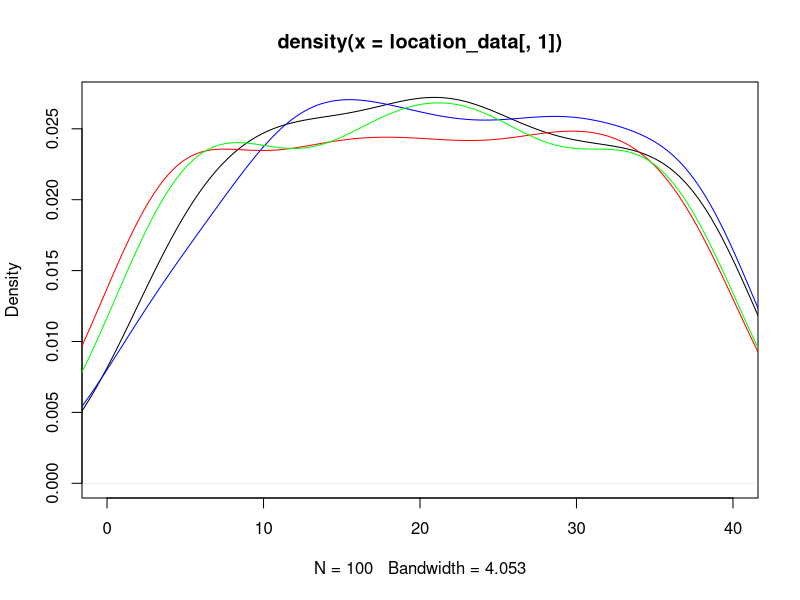
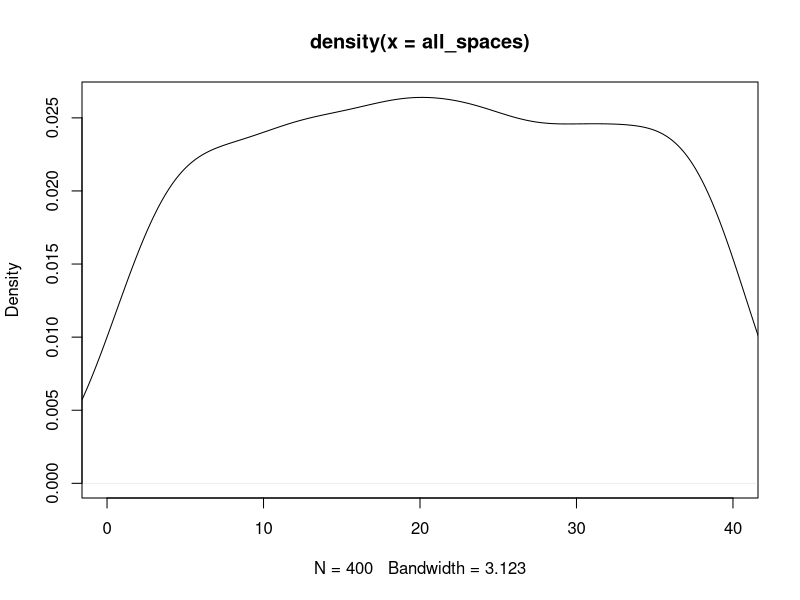
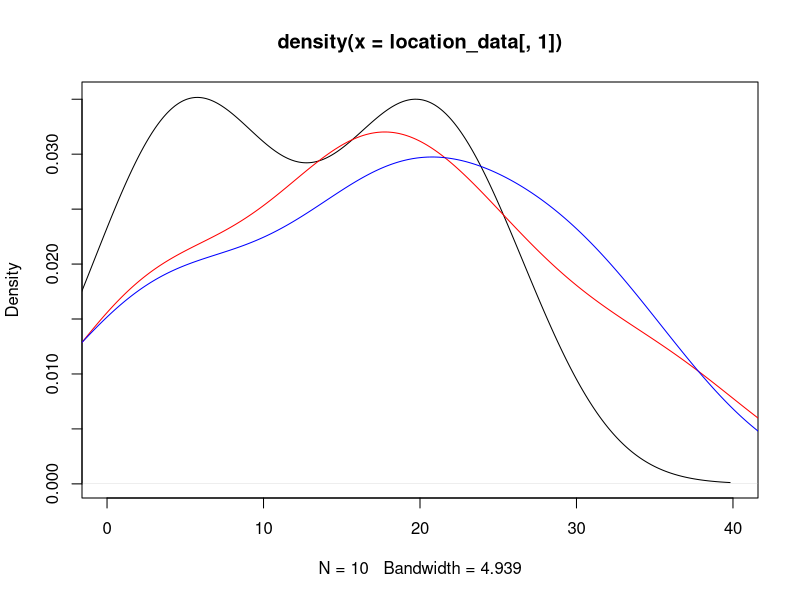
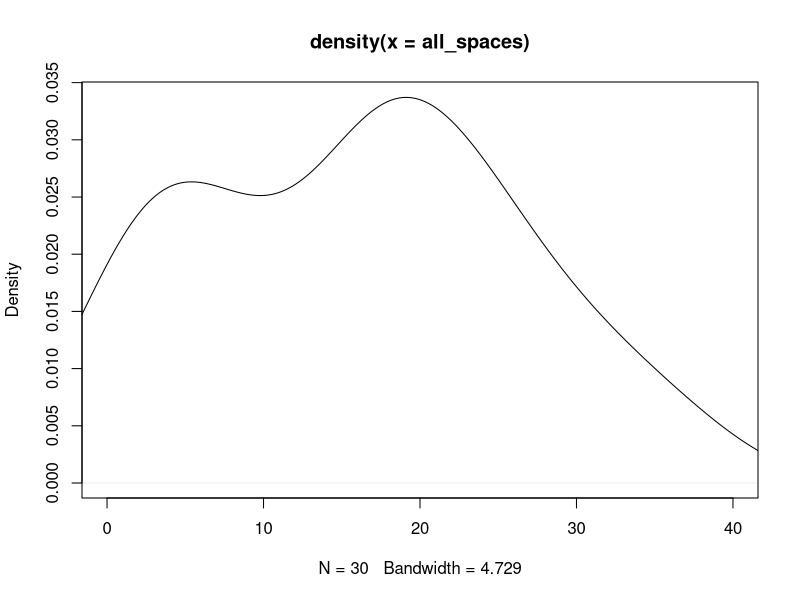

Source code (R) for these figures, in order: (Note: this script raises an error after producing the figures.)
## ---- chunk 1
knitr::opts_chunk$set(echo = TRUE)
## ---- chunk 2
#libraries
library(dplyr)
library(ggplot2)
## ---- chunk 3
#Kayleigh
##LET'S GET MOVING

monopolyBoard <- read.csv("MonopolyBoard.csv", header = T)
monopolyBoard

# Using dice rolls to determine where a player will land on the board
#input: "location"; a number 1-40; where the player is on the board
#output: the amount of spaces the player will move until they are on their new location

#note that this is only accounting for standard dice rolls, no special rules yet...

lets_move = function(location) {
  dice_roll_1 <- sample(1:6, 1, replace = TRUE)
  dice_roll_2 <- sample(1:6, 1, replace = TRUE)
  
  roll_total <- sum(dice_roll_1, dice_roll_2)
  roll_double <- dice_roll_1 == dice_roll_2
  
    location = location + roll_total
    
  if (location <= 40) {
    location = location
  } else {
    location = location - 40
  }
  
  space = monopolyBoard$name[monopolyBoard$spaces == location]
  
  print("You're moving forward...")
  print(roll_total)
  
  print("You're on space...")
  print(location)
  
  #print(space) #This prints out the name of the space that they land on. 
}

#testers
lets_move(1)
lets_move(25)
lets_move(38)
lets_move(40)



#A function to move players around the board and to play Monopoly!
#input: "turns"; the amount of turns we should take
#output: a player's new location on the board

lets_play = function(turns) {
  location = 1
  print("Starting Location: GO!")
  for (i in 1:turns) {
    location = lets_move(location)
  }
  print("You've landed on...")
  return(location)
}



lets_play(10) #tester #in this example if you look at a reference monopoly board and "walk" your way around the board with each move being the number in each output, you'll land on the space on the board corresponding to the final output (when counting "GO" as 1 and/or 40) 

#testers 
#"lets_move" and "lets_play" have both been edited to print out phrases for each roll and move to make it easier to determine how the player is moving. 
#"You're moving forward..." gives the player's roll
#"You're on space..." is the players position after 1 turn/"lets_move"
  # Later try to switch this print statement to the name of the spot that the player is on 
#"You've landed on..." gives the final location after running "lets_play" for "x" turns.
  # Later try to switch this print statement to the name of the spot that the player is on 

lets_play(3)
lets_play(10)

## ---- chunk 4
##DOUBLE DOWN

##WORK IN PROGRESS

#A function using dice rolls to determine how many spaces a player will move with the additional rules for "doubles" in Monopoly
#input: "location"; a number 1-40 where the player is on the board
#outut: the number of spaces the player will move on the board, with the special case of rolling three "doubles" and landing in jail
double_down = function(location) {
  dice_roll_1 <- sample(1:6, 1, replace = TRUE)
  dice_roll_2 <- sample(1:6, 1, replace = TRUE)
  
  roll_total <- sum(dice_roll_1, dice_roll_2)
  roll_double <- dice_roll_1 == dice_roll_2
  
  print("roll was")
  print(roll_total)
    
  if (roll_double) {
    
    dice_roll_3 <- sample(1:6, 1, replace = TRUE)
    dice_roll_4 <- sample(1:6, 1, replace = TRUE)
    
    roll_total_2 <- sum(dice_roll_3, dice_roll_4)
    roll_double_2 <- dice_roll_3 == dice_roll_4
    
    print("roll double was")
    print(roll_total_2)

    
    if (roll_double_2) {
      dice_roll_5 <- sample(1:6, 1, replace = TRUE)
      dice_roll_6 <- sample(1:6, 1, replace = TRUE)
      
      roll_total_3 <- sum(dice_roll_5, dice_roll_6)
      roll_double_3 <- dice_roll_5 == dice_roll_6
      
      print("roll double was")
      print(roll_total_3)
      
      if (roll_double_3) {
        location = 11 #Jail
        print("doubles, doubles, doubles")
        print("You're going to JAIL!")
        
      } else {
        location = location + roll_total + roll_total_2 + roll_total_3
        print("doubles, doubles, not doubles")
        print("You're moving forward...")
        print(roll_total + roll_total_2 + roll_total_3)
      }
    } else {
      location = location + roll_total + roll_total_2
      print("doubles, not doubles")
      print("You're moving forward...")
      print(roll_total+roll_total_2)
    }
  } else {
    location = location + roll_total
    print("no doubles")
    print("You're moving forward...")
    print(roll_total)
  }

    
  if (location <= 40) {
    location = location
  } else {
    location = location - 40
  }

  
  print("You're on space...")
  print(location)
}

double_down(1)
#text out in the function is kinda funky right but it's just to make sure its working right
#In final version switch all dice rolls to sample(1:6,...)

## ---- chunk 5
##CHANCE AND COMMUNITY CHEST CARDS
Card_Numbers <- c(1, 2, 3, 4, 5, 6, 7, 8, 9, 10, 11, 12, 13, 14, 15, 16)

Chance_Cards <- c("Advance to Boardwalk", "Advance to Go (Collect $200)", "Advance to Illinois Avenue. If you pass Go, collect $200", "Advance to St. Charles Place. If you pass Go, collect $200", "Advance to the nearest Railroad. If unowned, you may buy it from the Bank. If owned, pay owner twice the rental to which they are otherwise entitled", "Advance to the nearest Railroad. If unowned, you may buy it from the Bank. If owned, pay owner twice the rental to which they are otherwise entitled", "Advance token to nearest Utility. If unowned, you may buy it from the Bank. If owned, throw dice and pay owner a total ten times amount thrown", "Bank pays you dividend of $50", "Get Out of Jail Free", "Go Back 3 Spaces", "Go to Jail. Go directly to Jail, do not pass Go, do not collect $200", "Make general repairs on all your property. For each house pay $25. For each hotel pay $100", "Speeding fine $15", "Take a trip to Reading Railroad. If you pass Go, collect $200", "You have been elected Chairman of the Board. Pay each player $50", "Your building loan matures. Collect $150")

Chance <- data.frame(Chance_Cards, Card_Numbers)
Chance
##Chance cards to move a player to a new space:
  #1 -> Advance to Boardwalk (space 40)
  #2 -> Advance to Go (space 1)
  #3 -> Advance to Illinois Avenue (space 25)
  #4 -> Advance to St. Charles Place (space 12)
  #5 -> Advance to nearest Railroad (space(s) 6, 16, 26, 36)
  #6 -> Advance to nearest Railraod (space(s) 6, 16, 26, 36)
  #7 -> Advance to nearest Utility (space(s) 13, 29)
  #11 -> Go to Jail (space 11)
  #14 -> Take a trip to Reading Railroad (space 6)

Community_Chest_Cards <- c("Advance to Go (Collect $200)", "Bank error in your favor. Collect $200", "Doctor’s fee. Pay $50", "From sale of stock you get $50", "Get Out of Jail Free", "Go to Jail. Go directly to jail, do not pass Go, do not collect $200", "Holiday fund matures. Receive $100", "Income tax refund. Collect $20", "It is your birthday. Collect $10 from every player", "Life insurance matures. Collect $100", "Pay hospital fees of $100", "Pay school fees of $50", "Receive $25 consultancy fee", "You are assessed for street repair. $40 per house. $115 per hotel", "You have won second prize in a beauty contest. Collect $10", "You inherit $100")

Community_Chest <- data.frame(Community_Chest_Cards, Card_Numbers)
Community_Chest

##Community Chest Cards that move a player to a new space:
  #1 -> Advance to GO (space 1)
  #5 -> Go to Jail (space 11)

## ---- chunk 6
# heidi

#the function "who_goes_first" simulates the initial roll before the game begins in order to determine which player goes first
# input is a number of how many players are going to be playing
# output is the value of each players roll and the player that will start the game based on who had the highest roll
who_goes_first <- function(num_players){
  initial_rolls <- c()
  for (i in 1:num_players) {
    player_i_roll <- sum(sample(1:6, 2, replace=TRUE))
    initial_rolls <- c(initial_rolls, player_i_roll) # vector of every player's roll
    print(paste("Player", i, "rolled", player_i_roll))
  }
  cat("\n")
  if(sum(initial_rolls == max(initial_rolls)) >= 2){
    while (sum(initial_rolls == max(initial_rolls)) >= 2) { # if players tied for highest number
      tied_players <- which(initial_rolls==max(initial_rolls)) # identify which players tied
      print("It's a tie! Roll again")
      cat("\n")
      tie_breaker_rolls <- c()
      for (i in tied_players) { # tied players roll again
       player_i_roll2 <- sum(sample(1:6, 2, replace=TRUE))
       tie_breaker_rolls <- c(tie_breaker_rolls, player_i_roll2)
       print(paste("Player", i, "rolled", player_i_roll2))
      }
      initial_rolls <- tie_breaker_rolls
      highest_roll <- max(tie_breaker_rolls)
      highest_player2 <- tied_players[which(tie_breaker_rolls == highest_roll)]
    }
    cat("\n")
    print(paste("Player", highest_player2, "goes first!"))
  }
  else {
    highest_player <- which.max(initial_rolls) # who rolled the highest number
    print(paste("Player", highest_player, "goes first!"))
  }
}

who_goes_first(4) # test function

## ---- chunk 7
# Olivia
# Website for data: https://stat-jet-asu.github.io/Datasets/InstructorDescriptions/monopoly.html

monopolyBoard <- read.csv("MonopolyBoard.csv", header = T)
head(monopolyBoard)

# This section is for question number 2

# Kayleigh's lets_play function from above incorporating players and density plots
# uses lets_move function from above
# input: turns, # of turns to iterate through; players, number of players (2-4)
# output: density plot with a line for each player's frequency of spaces landed on 
# & density plot for the combined frequency of spaces landed on for all players

lets_play = function(turns, players) {
  location_data <- as.data.frame(matrix(nrow = turns, ncol = players))
  
for (j in 1:players) {
  location = 1
  
  for (i in 1:turns) {
    
    location = lets_move(location)
    location_data[i,j] <- location
    }
  }
  
  # creates density plot of frequency of landing on each space for each player
  plot(density(location_data[,1]), xlim = c(0,40), col = "black")
  
  colors <- c("red", "blue", "green")
  
  for (k in 2:players) {
  lines(density(location_data[,k]), col = colors[k-1]) # adds a density line for each player after the first
  }
  
  # creates density plot for total frequency landing on each space (all players spaces included)
  all_spaces <- as.vector(as.matrix(location_data))
  plot(density(all_spaces), xlim = c(0,40), col = "black")
}
lets_play(100, 4)

## ---- chunk 8
who_goes_first2 <- function(num_players){
  initial_rolls <- c()
  for (i in 1:num_players) {
    player_i_roll <- sum(sample(1:6, 2, replace=TRUE))
    initial_rolls <- c(initial_rolls, player_i_roll) # vector of every player's roll
#    print(paste("Player", i, "rolled", player_i_roll))
  }
  cat("\n")
  if(sum(initial_rolls == max(initial_rolls)) >= 2){
    while (sum(initial_rolls == max(initial_rolls)) >= 2) { # if players tied for highest number
      tied_players <- which(initial_rolls==max(initial_rolls)) # identify which players tied
#      print("It's a tie! Roll again")
#      cat("\n")
      tie_breaker_rolls <- c()
      for (i in tied_players) { # tied players roll again
       player_i_roll2 <- sum(sample(1:6, 2, replace=TRUE))
       tie_breaker_rolls <- c(tie_breaker_rolls, player_i_roll2)
#       print(paste("Player", i, "rolled", player_i_roll2))
      }
      initial_rolls <- tie_breaker_rolls
      highest_roll <- max(tie_breaker_rolls)
      highest_player2 <- tied_players[which(tie_breaker_rolls == highest_roll)]
    }
#    cat("\n")
#    print(paste("Player", highest_player2, "goes first!"))
  }
  else {
    highest_player <- which.max(initial_rolls) # who rolled the highest number
#    print(paste("Player", highest_player, "goes first!"))
#    return(highest_player)
  
    
  # creating player order
  player_order <- length(num_players)
  player_order[1] <- as.integer(highest_player)

 for (j in 2:num_players) {
    
  player_order[j] <- as.integer(player_order[j-1] + 1)
  if (player_order[j] > num_players) {
    player_order[j] <- 1
  }
 }
  print(player_order)
  }
  
  playerlist <- (list(highest_player, player_order))
  return(playerlist)
}

#who_goes_first2(4)

## ---- chunk 9
# Question number 3 -- including jail and double rolls

lets_move2 = function(location) {
  dice_roll_1 <- sample(1:6, 1, replace = TRUE)
  dice_roll_2 <- sample(1:6, 1, replace = TRUE)
  
  roll_total <- sum(dice_roll_1, dice_roll_2)
  roll_double <- dice_roll_1 == dice_roll_2
  
    location = location + roll_total # updates location to be previous location + roll total
    double3 = "false" # double3 is assigned "true" if the player double rolls 3x (as seen in if statement below), otherwise it is assigned "false" 
    
  # first double roll -> roll again
  if (roll_double == TRUE) {
    dice_roll_3 <- sample(1:6, 1, replace = TRUE)
    dice_roll_4 <- sample(1:6, 1, replace = TRUE)
    
    roll_total2 <- sum(dice_roll_3, dice_roll_4)
    roll_double2 <- dice_roll_3 == dice_roll_4
    
    location = location + roll_total2
    double3 = "false"
    
    # if player is at a location past 40, subtract 40 so they go back to the GO space at location "41"
    # this is included in each if statement below so that it applies if player has to roll again
    if (location <= 40) {
      location = location
    } else {
      location = location - 40
    }
     
      # second double roll -> roll again
      if (roll_double2 == TRUE) {
        dice_roll_5 <- sample(1:6, 1, replace = TRUE)
        dice_roll_6 <- sample(1:6, 1, replace = TRUE)
    
        roll_total3 <- sum(dice_roll_5, dice_roll_6)
        roll_double3 <- dice_roll_5 == dice_roll_6
    
        location = location + roll_total3
        double3 = "false"
        
        if (location <= 40) {
          location = location
        } else {
          location = location - 40
        }
        
        # third double roll -> go to jail
          if (roll_double3 == TRUE) {
            location = monopolyBoard$spaces[monopolyBoard$name == "Jail"]
            double3 = "true"
          }
      }
  }  
    
  if (location <= 40) {
    location = location
  } else {
    location = location - 40
  }
  
  listdata <- (list(location, double3)) # creates list for outputs "location" and "double3"
  # if you need to access location from this function, use lets_move2(location)[[1]]
  # if you need to access double3, use lets_move2(double3)[[2]]
  return(listdata)
  
}


# lets_play2 is currently set up to have each player go thru all their turns and then move onto the next player
# probably need to fix this for question 5

## ---- chunk 10

lets_play2 = function(turns, players) {
  
  
  location_data <- as.data.frame(matrix(nrow = turns, ncol = players)) # dataframe will keep data for locations of players for each turn
  double3data <- as.data.frame(matrix(nrow = turns, ncol = players)) # dataframe will say "true" if player double rolled 3x (which lands them in jail) and "false" if they didn't double roll 3x
  
    # puts players in order
    colnames(location_data) <- who_goes_first2(players)[[2]]
  
    location = 1 # each player starts at location 1
    location_data[1,] <- location
    double3 = 0 # initializing "double3" which will be later assigned a "true" or "false" based on if player double rolled 3x
  
    for (i in 2:turns) { # iterates through number of turns
      
        for (j in 1:players) { # rotates through each player
          
        location = lets_move2(location_data[i-1,j])[[1]] # takes location from lets_move2 function and assigns it to location
        location_data[i,j] <- as.integer(location) # puts location value into the dataframe of locations for each player
        double3data[i,j] <- lets_move2(double3)[[2]] # takes "true" or "false" value from double3 and adds it to double3data dataframe
        
      # deals with landing in jail from "go to jail" space and staying there for next 3 turns
      if (31 %in% location_data[i-1,j]) { # if you landed on 31 in the last turn (i-1 turn), you go to jail (space 11) for the ith turn
        location <- 11
        location_data[i,j] <- as.integer(location) # new location is 11
      } else if (11 %in% location_data[i-1,j] & 31 %in% location_data[i-2,j]) { # if you were on space 11 last turn AND you were on space 31 2 turns ago, you stay in jail (space 11) for turn i
        location <- 11
        location_data[i,j] <- as.integer(location)  
      } else if (11 %in% location_data[i-2,j] & 31 %in% location_data[i-3,j]) {
        location <- 11
        location_data[i,j] <- as.integer(location)
      }
        
      # landing in jail from 3x double roll and staying there for next 3 turns
      if (11 %in% location_data[i,j] & "true" %in% double3data[i-1,j]) { # if player's location is 11 (jail) and double3data is"true" (player double rolled 3x), player stays in jail. all 3 if/else if statements keep player in jail for the next 3 turns
        location <- 11
        location_data[i,j] <- as.integer(location)
      } else if (11 %in% location_data[i-1,j] & "true" %in% double3data[i-2,j]) { # 
        location <- 11
        location_data[i,j] <- as.integer(location)
      } else if (11 %in% location_data[i-2,j] & "true" %in% double3data[i-3,j]) {
        location <- 11
        location_data[i,j] <- as.integer(location)
      }
        
    }
  }
  print(location_data)
  
  # creates density plot of frequency of landing on each space for each player
  plot(density(location_data[,1]), xlim = c(0,40), col = "black")
  
  colors <- c("red", "blue", "green")
  
  for (k in 2:players) {
    lines(density(location_data[,k]), col = colors[k-1]) # adds a density line for each player after the first
  }
  
  # creates density plot for total frequency landing on each space (all players spaces included)
  all_spaces <- as.vector(as.matrix(location_data))
  plot(density(all_spaces), xlim = c(0,40), col = "black")
  
}
 
lets_play2(10, 3)

location_data

# how should we go about recording spaces landed on when double rolls occur?

## ---- chunk 11

# Figure out how to have players pay and recieve money from landing on chance and community chest spaces


## ---- chunk 12
#4 - Kayleigh and Maddie 
#Chance - spaces 8, 23, 37
#Community Chest - spaces 3, 18, 34
Chance

Drawing_Chance = function(location) {
  location = location
  draw_card <- sample(1:16, 1, replace = TRUE)
  player_card <- Chance$Chance_Cards[draw_card]
  print(player_card)

  
      if(draw_card == 1) {
        location = 1
      }
      
      if(draw_card == 2) {
        location = 1
      }
      
      if(draw_card == 3) {
        location = 25
      }
  
      if(draw_card == 4){
        location = 12
      }
    
      if(draw_card == 5){
        if(location >= 37 && location <= 5){
              location = 6
            } else {
              if (location >= 6 && location <= 15){
                location = 16
              } else {
                if(location >= 16 && location <= 25){
                  location = 26
                } else {
                  location = 36
                }
              }
            }
    }
  
    if(draw_card == 6){
        if(location >= 37 && location <= 5){
              location = 6
            } else {
              if (location >= 6 && location <= 15){
                location = 16
              } else {
                if(location >= 16 && location <= 25){
                  location = 26
                } else {
                  location = 36
                }
              }
            }
    }
  
    if(draw_card == 7){
        if(location >= 29 && location <= 12){
              location = 13
            } else {
              location = 29
    }
  }
  
    if(draw_card == 11) {
      location = 11
    }
  
    if(draw_card == 14) {
      location = 6
    }
  
    if(draw_card == 10) {
      location = location - 3
    }
  
    location = location
    return(location)
}

Drawing_Chance(8)
Drawing_Chance(23)
Drawing_Chance(37)

Drawing_Community_Chest = function(location) {
  location = location
  draw_card_chest <- sample(1:16, 1, replace = TRUE)
  player_card_chest <- Community_Chest$Community_Chest_Cards[draw_card_chest]
  print(player_card_chest)
  print(location)
  
  if (draw_card_chest == 1) {
    location = 1
  } else {
    if (draw_card_chest == 6) {
    location = 11
    } else {
      location = location
    }
  
  }
  
  location = location 
  return(location)
}

Drawing_Community_Chest(3)
Drawing_Community_Chest(18)
Drawing_Community_Chest(34)

lets_move3 = function(location) {
  dice_roll_1 <- sample(1:6, 1, replace = TRUE)
  dice_roll_2 <- sample(1:6, 1, replace = TRUE)
  
  roll_total <- sum(dice_roll_1, dice_roll_2)
  roll_double <- dice_roll_1 == dice_roll_2
  
    location = location + roll_total
    double3 = "false"
  
  print("your roll total is...")
  print(roll_total)

  if (location <= 40) {
      location = location
  } else {
      location = location - 40
  }
   
  print("your location is...")
  print(location)
  
  if(location == 8 || location == 23 || location == 27) {
    location = Drawing_Chance(location)
    print("your location is...")
    print(location)
  }
  
  if(location == 3 || location == 18 || location == 34) {
    location = Drawing_Community_Chest(location)
    print("your location is...")
    print(location)
  }
    
  # first double roll -> roll again
  if (roll_double == TRUE) {
    dice_roll_3 <- sample(1:6, 1, replace = TRUE)
    dice_roll_4 <- sample(1:6, 1, replace = TRUE)
    
    roll_total2 <- sum(dice_roll_3, dice_roll_4)
    roll_double2 <- dice_roll_3 == dice_roll_4
    
    location = location + roll_total2
    double3 = "false"
    print("1 double")
    
    if (location <= 40) {
      location = location
    } else {
      location = location - 40
    }
    
    
    if(location == 8 || location == 23 || location == 27) {
    location = Drawing_Chance(location)
    }
  
  if(location == 3 || location == 18 || location == 34) {
    location = Drawing_Community_Chest(location)
    }
     
      # second double roll -> roll again
      if (roll_double2 == TRUE) {
        dice_roll_5 <- sample(1:6, 1, replace = TRUE)
        dice_roll_6 <- sample(1:6, 1, replace = TRUE)
    
        roll_total3 <- sum(dice_roll_5, dice_roll_6)
        roll_double3 <- dice_roll_5 == dice_roll_6
    
        location = location + roll_total3
        double3 = "false"
        print("2 doubles")
        
        if (location <= 40) {
          location = location
        } else {
          location = location - 40
        }
        
        if(location == 8 || location == 23 || location == 27) {
          location = Drawing_Chance(location)
        }
  
        if(location == 3 || location == 18 || location == 34) {
          location = Drawing_Community_Chest(location)
         
        }
        
        # third double roll -> go to jail
          if (roll_double3 == TRUE) {
            location = monopolyBoard$spaces[monopolyBoard$name == "Jail"]
            double3 = "true"
            print("three doubles")
          }
      }
  }  
   
  location = location 
  
  print("your location is...")
  print(location)
  listdata <- (list(location, double3))
  return(listdata)
  
}

lets_move3(1)

lets_play3 = function(turns, players) {
  
  location_data <- as.data.frame(matrix(nrow = turns, ncol = players))
  double3data <- as.data.frame(matrix(nrow = turns, ncol = players))
  
  for (j in 1:players) {
    location = 1
    double3 = 0
  
    for (i in 1:turns) {
      
        location = lets_move2(location)[[1]]
        location_data[i,j] <- as.integer(location)
        double3data[i,j] <- lets_move3(double3)[[2]]
        
      # deals with landing in jail from "go to jail" space and staying there for next 3 turns
      if (31 %in% location_data[i-1,j]) { # if you land on 31 (go to jail), next location is in jail (space 11)
        location <- 11
        location_data[i,j] <- as.integer(location)
      } else if (11 %in% location_data[i-1,j] & 31 %in% location_data[i-2,j]) {
        location <- 11
        location_data[i,j] <- as.integer(location)
      } else if (11 %in% location_data[i-2,j] & 31 %in% location_data[i-3,j]) {
        location <- 11
        location_data[i,j] <- as.integer(location)
      }
        
      # landing in jail from 3x double roll and staying there for next 3 turns
      if (11 %in% location_data[i,j] & "true" %in% double3data[i-1,j]) { # "true" means player double rolled 3x -> jail
        location <- 11
        location_data[i,j] <- as.integer(location)
      } else if (11 %in% location_data[i-1,j] & "true" %in% double3data[i-2,j]) { # 
        location <- 11
        location_data[i,j] <- as.integer(location)
      } else if (11 %in% location_data[i-2,j] & "true" %in% double3data[i-3,j]) {
        location <- 11
        location_data[i,j] <- as.integer(location)
      }
        
    }
  }
  #print(location_data)
  
  # creates density plot of frequency of landing on each space for each player
  plot(density(location_data[,1]), xlim = c(0,40), col = "black")
  plot(location_data[,1], xlim= c(0,40), col="black", type="h", xlab="Spaces", ylab="Frequency", main="Frequency of Landing on Each Space for Each Player")
  
  colors <- c("red", "blue", "green")
  
  for (k in 2:players) {
    lines(density(location_data[,k]), col = colors[k-1]) # adds a density line for each player after the first
  }
  
  # creates density plot for total frequency landing on each space (all players spaces included)
  all_spaces <- as.vector(as.matrix(location_data))
  plot(density(all_spaces), xlim = c(0,40), col = "black")
  
}
## ---- chunk 13

#use lets_move2 for freq plot

 
## ---- chunk 14
#hello
dice_roll <- sum(sample(1:6, 2, replace = TRUE))
dice_roll

#Need to figure out how to exchange money between players
Chance_Money <- function(Player_Bank){
  Player_Bank = Player_Bank
  draw_card <- sample(1:16, 1, replace = TRUE)
  player_card <- Chance$Chance_Cards[draw_card]
  print(player_card)
  
  if(draw_card == 2){
    Player_Bank = Player_Bank + 200
  }
  #Advance to Illinois Ave. If you pass Go collect $200
  if(draw_card == 3){
    if(location > 25 && location <= 40){
      Player_Bank = Player_Bank + 200
    }else{
      Player_Bank = Player_Bank
    }
  }
  
  #Advance to St. Charles Place. If you pass Go, collect $200
  
  
  if(draw_card == 8){
    Player_Bank = Player_Bank + 50
  }
  
  if(draw_card == 12){
    if(properties == 5){
      Player_Bank = Player_Bank - 125
    }
    if(properties == 6){
      Player_Bank = Player_Bank - 150
    }
  }
  
  if(draw_card == 13){
    Player_Bank = Player_Bank - 15
  }
  
  if(draw_card == 16){
    Player_Bank = Player_Bank + 150
  }
}

#Need to figure out how to exchange money between players
Community_Chest_Money <- function(Player_Bank){
  Player_Bank = Player_Bank
  draw_card <- sample(1:16, 1, replace = TRUE)
  player_card <- Community_Chest$Community_Chest_Cards[draw_card]
  print(player_card)
  
  if(draw_card == 1){
    Player_Bank = Player_Bank + 200
  }
  
  if(draw_card == 2){
    Player_Bank = Player_Bank + 200
  }
  
  if(draw_card == 3){
    Player_Bank = Player_Bank - 50
  }
  
  if(draw_card == 4){
    Player_Bank = Player_Bank + 50
  }
  
  if(draw_card == 7){
    Player_Bank = Player_Bank + 100
  }
  
  if(draw_card == 8){
    Player_Bank = Player_Bank + 20
  }
  
  if(draw_card == 10){
    Player_Bank = Player_Bank + 100
  }
  
  if(draw_card == 11){
    Player_Bank = Player_Bank - 100
  }
  
  if(draw_card == 12){
    Player_Bank = Player_Bank - 50
  }
  
  if(draw_card == 13){
    Player_Bank = Player_Bank + 25
  }
  
  if(draw_card == 15){
    Player_Bank = Player_Bank + 10
  }
  
  if(draw_card == 16){
    Player_Bank = Player_Bank + 100
  }
}

Chance
Community_Chest
## ---- chunk 15
Players <- c("Player 1", "Player 2", "Player 3", "Player 4")
Player_Bank <- c("1250", "1250", "1250", "1250")

The_Players <- data.frame(Players, Player_Bank)
The_Players

monopolyBoard

Property <- c("Mediterranean", "Baltic", "Reading Railroad", "Oriental", "Vermot", "Connecticut", "St. Charles", "Electric Company", "States", "Virginia", "Pennsylvania Railroad", "St. James", "Tennessee", "New York", "Kentucky", "Indiana", "Illinios", "B&O Railroad", "Atlantic", "Ventnor", "Water Works", "Marvin Gardens", "Pacific", "N. Carolina", "Pennsylvania", "Short Line Railroad", "Park Place", "Boardwalk")
Property_Status <- c("Unowned", "Unowned", "Unowned", "Unowned", "Unowned", "Unowned", "Unowned", "Unowned", "Unowned", "Unowned", "Unowned", "Unowned", "Unowned", "Unowned", "Unowned", "Unowned", "Unowned", "Unowned", "Unowned", "Unowned", "Unowned", "Unowned", "Unowned", "Unowned", "Unowned", "Unowned", "Unowned", "Unowned")

The_Properties <- data.frame(Property, Property_Status)
The_Properties

## ---- chunk 16
library(tidyverse)
assigning_properties <- function( ){
  smpl <- sample(1:28, 28, replace = FALSE)
  smpl
  property_order <- data.frame(smpl)
  property_order
}

Owned_Spaces <- sample(1:28, 28, replace = FALSE)
Owned_Spaces
Players <- c("Player 1", "Player 2", "Player 3", "Player 4")
Player_Bank <- c("1250", "1250", "1250", "1250")

The_Players <- data.frame(Players, Player_Bank)
The_Players

The_Players_Owned <- data.frame(Players, Owned_Spaces)
The_Players_Owned <- The_Players_Owned %>% pivot_wider(names_from = Players, values_from = Owned_Spaces)

The_Players_Owned[[1]]
The_Players_Owned[[2]]
The_Players_Owned[[3]]
## ---- chunk 17
Players <- c("Player 1", "Player 2", "Player 3", "Player 4")
Player_Bank <- c(1250, 1250, 1250, 1250)
The_Players <- data.frame(Players, Player_Bank)

Property <- c("Mediterranean", "Baltic", "Reading Railroad", "Oriental", "Vermot", "Connecticut", "St. Charles", "Electric Company", "States", "Virginia", "Pennsylvania Railroad", "St. James", "Tennessee", "New York", "Kentucky", "Indiana", "Illinios", "B&O Railroad", "Atlantic", "Ventnor", "Water Works", "Marvin Gardens", "Pacific", "N. Carolina", "Pennsylvania", "Short Line Railroad", "Park Place", "Boardwalk")
Owned_By_Player <- sample(1:4, 28, replace = TRUE)
Space <- c(2, 4, 6, 7, 9, 10, 12, 13, 14, 15, 16, 17, 19, 20, 22, 24, 25, 26, 27, 28, 29, 30, 32, 33, 35, 36, 38, 40)
Property_Statuses <- data.frame(Property, Space, Owned_By_Player)
Property_Statuses


Updating_Player_Bank <- function(location, j) {
  if(location == 2 || location == 4 || location == 6 || location == 7 || location == 9 || location == 10 || location == 12 || location == 13 || location == 14 || location == 15 || location == 16 || location == 17 || location == 19 || location == 20 || location == 22 || location == 24 || location == 25 || location == 26 || location == 27 || location == 28 || location == 29 || location == 30 || location == 32 || location == 33 || location == 35 || location == 36 || location == 38 || location == 40){
    
    location = location
    spot <- which(Property_Statuses$Space == location)
    cost <- which(monopolyBoard$spaces == location)
    owned_by_player <- Property_Statuses$Owned_By_Player[spot]
    
    The_Players$Player_Bank[owned_by_player] <- The_Players$Player_Bank[owned_by_player] + monopolyBoard$cost[cost]
    
    The_Players$Player_Bank[j] <- The_Players$Player_Bank[j] - monopolyBoard$cost[cost]
    
    The_Players
  }
}

Updating_Player_Bank(2, 3)

lets_move3 = function(location) {
  dice_roll_1 <- sample(1:6, 1, replace = TRUE)
  dice_roll_2 <- sample(1:6, 1, replace = TRUE)
  
  roll_total <- sum(dice_roll_1, dice_roll_2)
  roll_double <- dice_roll_1 == dice_roll_2
  
    location = location + roll_total
    double3 = "false"


  if (location <= 40) {
      location = location
  } else {
      location = location - 40
  }

  if(location == 8 || location == 23 || location == 27) {
    location = Drawing_Chance(location)

  }
  
  if(location == 3 || location == 18 || location == 34) {
    location = Drawing_Community_Chest(location)

  }

Updating_Player_Bank(location, j)

  # first double roll -> roll again
  if (roll_double == TRUE) {
    dice_roll_3 <- sample(1:6, 1, replace = TRUE)
    dice_roll_4 <- sample(1:6, 1, replace = TRUE)
    
    roll_total2 <- sum(dice_roll_3, dice_roll_4)
    roll_double2 <- dice_roll_3 == dice_roll_4
    
    location = location + roll_total2
    double3 = "false"

    
    if (location <= 40) {
      location = location
    } else {
      location = location - 40
    }
    
    
    if(location == 8 || location == 23 || location == 27) {
    location = Drawing_Chance(location)
    }
  
  if(location == 3 || location == 18 || location == 34) {
    location = Drawing_Community_Chest(location)
    }
    
    Updating_Player_Bank(location, j)
    
      # second double roll -> roll again
      if (roll_double2 == TRUE) {
        dice_roll_5 <- sample(1:6, 1, replace = TRUE)
        dice_roll_6 <- sample(1:6, 1, replace = TRUE)
    
        roll_total3 <- sum(dice_roll_5, dice_roll_6)
        roll_double3 <- dice_roll_5 == dice_roll_6
    
        location = location + roll_total3
        double3 = "false"
        
        if (location <= 40) {
          location = location
        } else {
          location = location - 40
        }
        
        if(location == 8 || location == 23 || location == 27) {
          location = Drawing_Chance(location)
        }
  
        if(location == 3 || location == 18 || location == 34) {
          location = Drawing_Community_Chest(location)
         
        }
        
        Updating_Player_Bank(location, j)
        
        # third double roll -> go to jail
          if (roll_double3 == TRUE) {
            location = monopolyBoard$spaces[monopolyBoard$name == "Jail"]
            double3 = "true"
          }
      }
  }  
   
  location = location 
}

lets_move3(2)


lets_play4 = function(turns, players) {
  
  location_data <- as.data.frame(matrix(nrow = turns, ncol = players))
  double3data <- as.data.frame(matrix(nrow = turns, ncol = players))
  players_banks <- as.data.frame(matrix(nrow = turns, ncol = players))

print(Property_Statuses)

  for (j in 1:players) {
    location = 1
    double3 = 0
    
    
    for (i in 1:turns) {
        print("player")
        print(j)
        location = lets_move3(location)[[1]]
        location_data[i,j] <- as.integer(location)
        double3data[i,j] <- lets_move3(double3)[[2]]

                
      # deals with landing in jail from "go to jail" space and staying there for next 3 turns
      if (31 %in% location_data[i-1,j]) { # if you land on 31 (go to jail), next location is in jail (space 11)
        location <- 11
        location_data[i,j] <- as.integer(location)
      } else if (11 %in% location_data[i-1,j] & 31 %in% location_data[i-2,j]) {
        location <- 11
        location_data[i,j] <- as.integer(location)
      } else if (11 %in% location_data[i-2,j] & 31 %in% location_data[i-3,j]) {
        location <- 11
        location_data[i,j] <- as.integer(location)
      }
        
      # landing in jail from 3x double roll and staying there for next 3 turns
      if (11 %in% location_data[i,j] & "true" %in% double3data[i-1,j]) { # "true" means player double rolled 3x -> jail
        location <- 11
        location_data[i,j] <- as.integer(location)
      } else if (11 %in% location_data[i-1,j] & "true" %in% double3data[i-2,j]) { # 
        location <- 11
        location_data[i,j] <- as.integer(location)
      } else if (11 %in% location_data[i-2,j] & "true" %in% double3data[i-3,j]) {
        location <- 11
        location_data[i,j] <- as.integer(location)
      }
      
      
    }
  }
  
print(location_data)
return(The_Players)

}

lets_play4(1,4)
## ---- chunk 18
monopolyBoard
Players <- c("Player 1", "Player 2", "Player 3", "Player 4")
Player_Bank <- c(1250, 1250, 1250, 1250)
The_Players <- data.frame(Players, Player_Bank)

Property <- c("Mediterranean", "Baltic", "Reading Railroad", "Oriental", "Vermot", "Connecticut", "St. Charles", "Electric Company", "States", "Virginia", "Pennsylvania Railroad", "St. James", "Tennessee", "New York", "Kentucky", "Indiana", "Illinios", "B&O Railroad", "Atlantic", "Ventnor", "Water Works", "Marvin Gardens", "Pacific", "N. Carolina", "Pennsylvania", "Short Line Railroad", "Park Place", "Boardwalk")
Owned_By_Player <- sample(1:4, 28, replace = TRUE)
Space <- c(2, 4, 6, 7, 9, 10, 12, 13, 14, 15, 16, 17, 19, 20, 22, 24, 25, 26, 27, 28, 29, 30, 32, 33, 35, 36, 38, 40)
Property_Statuses <- data.frame(Property, Space, Owned_By_Player)
Property_Statuses


Updating_Player_Bank <- function(location) {
  if(location == 2 || location == 4 || location == 6 || location == 7 || location == 9 || location == 10 || location == 12 || location == 13 || location == 14 || location == 15 || location == 16 || location == 17 || location == 19 || location == 20 || location == 22 || location == 24 || location == 25 || location == 26 || location == 27 || location == 28 || location == 29 || location == 30 || location == 32 || location == 33 || location == 35 || location == 36 || location == 38 || location == 40){
    location = location
    spot <- which(Property_Statuses$Space == location)
    cost <- which(monopolyBoard$spaces == location)
    owned_by_player <- Property_Statuses$Owned_By_Player[spot]
    The_Players$Player_Bank[owned_by_player] <- The_Players$Player_Bank[owned_by_player] + monopolyBoard$cost[cost]
    The_Players$Player_Bank[owned_by_player]
    The_Players
  }
}

Updating_Player_Bank(12)
